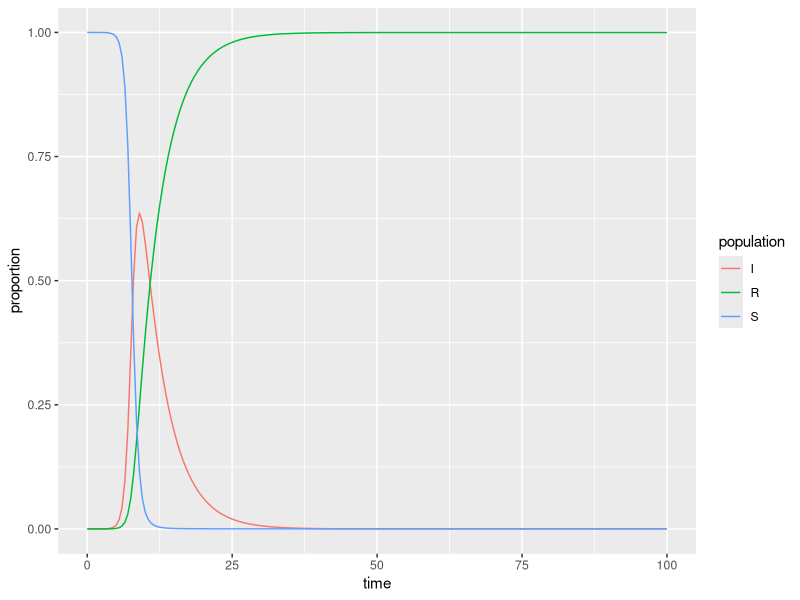

Write the R code that produced this figure.
## ---- chunk 1
#| message: false
#| warning: false
library(tidyverse)
library(deSolve)
## ---- chunk 2
# Proportion in each compartment: Susceptible 0.999999, Infected 0.000001, Recovered 0 (these are directly from the example linked above) ----
init <- c(S = 1-1e-6, I = 1e-6, R = 0.0)

# beta: infection parameter; gamma: recovery parameter ----
parameters <- c(beta = 2.0, gamma = 0.23)

# time frame ----
times <- seq(0, 100, by = 0.5)
## ---- chunk 3
# Build the function with all ----
sir <- function(time, init, parameters) {

  with(as.list(c(init, parameters)), {
    dS <- -beta * S * I
    dI <-  beta * S * I - gamma * I
    dR <-  gamma * I
    
    return(list(c(dS, dI, dR)))
    
  })
  
}
## ---- chunk 4
# Solve using `deSolve::ode()` ----
approximation <- ode(y = init, times = times, func = sir, parms = parameters)
## ---- chunk 5
# Get output into a data frame ----
approx_df <- as.data.frame(approximation)

# Pivot longer so R will do the work for us ----
approx_long <- approx_df %>% 
  pivot_longer(cols = S:R, names_to = "population", values_to = "proportion")
## ---- chunk 6
ggplot(data = approx_long, aes(x = time, y = proportion)) +
  geom_line(aes(color = population))
